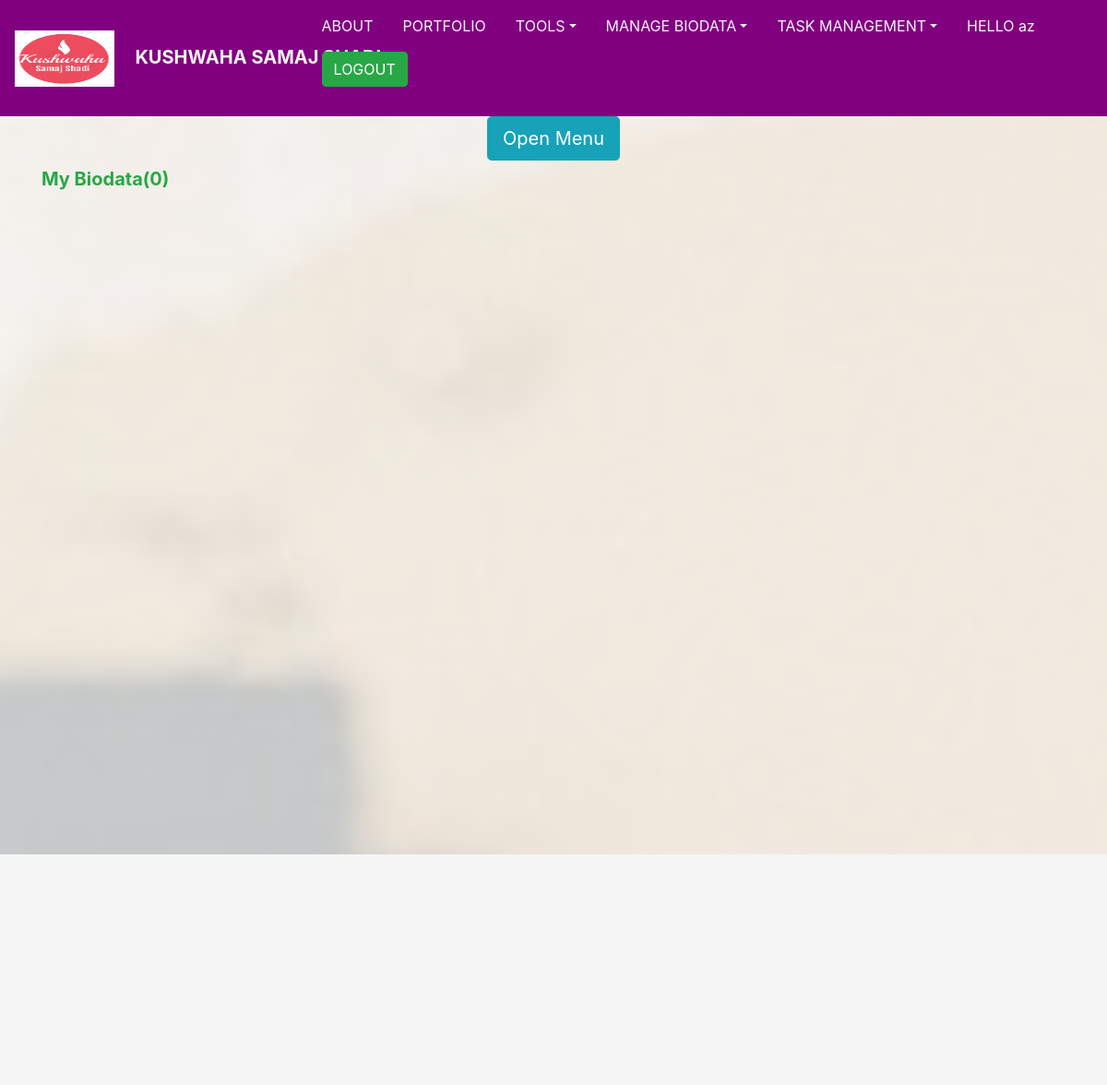
/mybiodata/ (signed in, upper part), run on an earlier commit of the app's database.
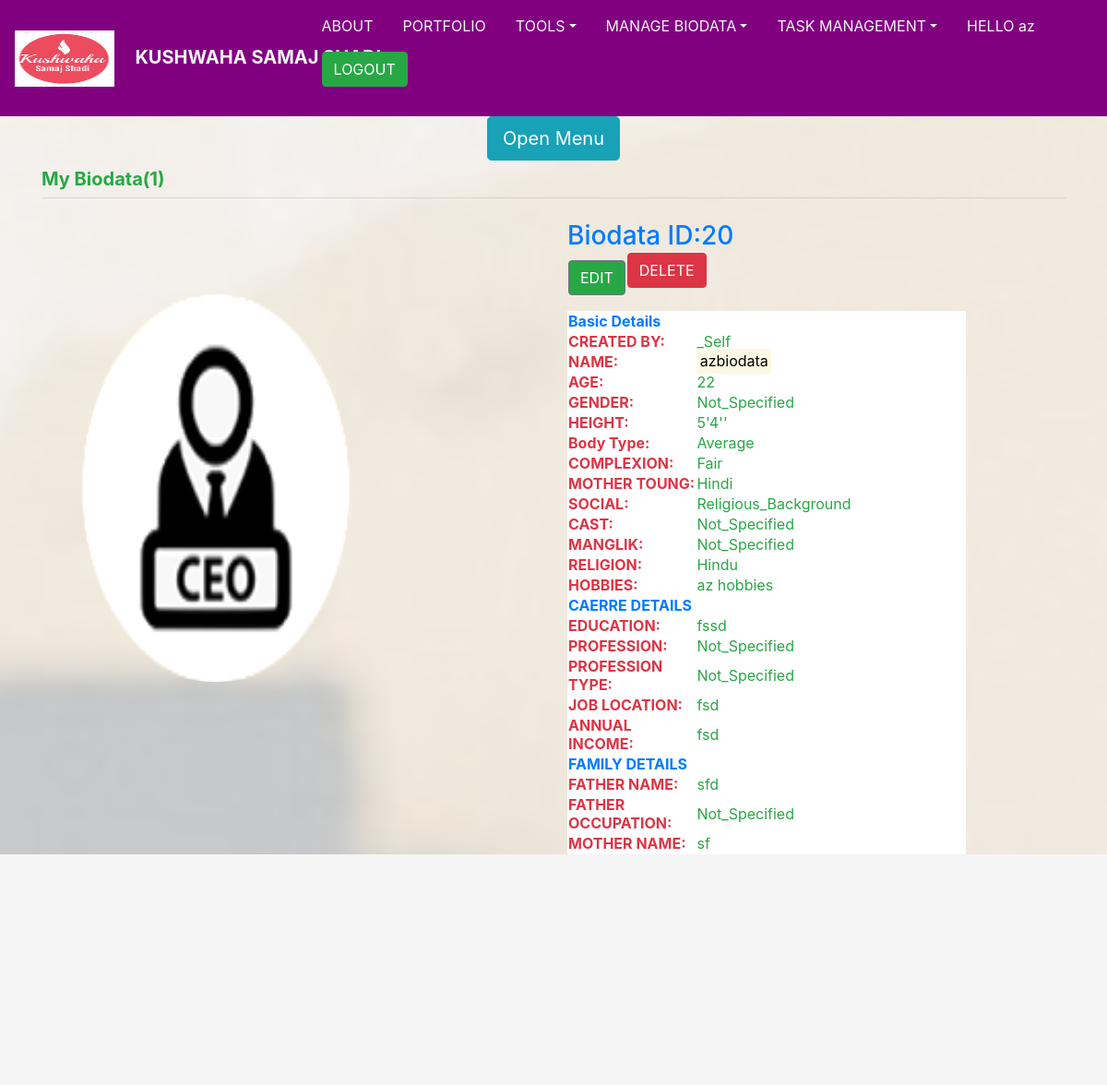
And on a later commit of the database.
### todo/models.py (models this page shows, shortened)
class MyBiodata(models.Model):
    class Marital(models.TextChoices):
        married='married'
        Never_married='Never_married'
        Not_Specified='Not_Specified'
    class Disabiliti(models.TextChoices):
        Yes='Yes'
        No='No'
        Not_Specified='Not_Specified'
    class Complexion(models.TextChoices):
        Fair='Fair'
        Milky_Fair='Milky_Fair'
        Very_Fair ='Very_Fair'
        Brown='Brown'
        Dark = 'Dark'
        Normal = 'Normal'
        Not_Specified='Not_Specified'
    class Diet(models.TextChoices):
        Vegitarian ='Vegitarian'
        Non_Vegetaria='Non_Vegetaria'
        Eagitarian='Eagitarian'
        Not_Specified='Not_Specified'
    class Contact(models.TextChoices):
        Visible_To_All='Visible_To_All'
        Visible_To_me='Visible_To_me'
        Hidden='Hidden'
        Not_Specified='Not_Specified'
    class Profession(models.TextChoices):
        Accountant ='Accountant'
        Teacher='Teacher'
        Technician='Technician'
        Laborer='Laborer'
        Banker='Banker'
        Farmer='Farmer'
        Shop_Keeper='Shop_Keeper'
        Business_Man ='Business_Man'
        Engineer='Engineer'
        Doctor='Doctor'
        Lawyer='Lawyer'
        others='others'
        Not_Specified='Not_Specified'
    class Religion(models.TextChoices):
        Hindu='Hindu'
        Muslim='Muslim'
        Sikh='Sikh'
        Parsi='Parsi'
        Not_Specified='Not_Specified'
    class CreatedBy(models.TextChoices):
        _Self='_Self'
        Parents='Parents'
        Friedns='Friedns'
        Relatives='Relatives'
        Others='Others'
        Not_Specified='Not_Specified'
    class BodyType(models.TextChoices):
        Slim = 'Slim'
        Average = 'Average'
        Fit = 'Fit'
        Healthy ='Healthy'
        Chubby ='Chubby'
        Fatty='Fatty'
        Not_Specified='Not_Specified'
    class MotherToung(models.TextChoices):
        Hindi='Hindi'
        English='English'
        Both='Both'
        Not_Specified='Not_Specified'
    class Social(models.TextChoices):
        Religious_Background='Religious_Background'
        Normal='Normal'
        Both='Both'
        Not_Specified='Not_Specified'
    class Cast(models.TextChoices):
        Kushwaha='Kushwaha'
        Maurya='Maurya'
        Shakya='Shakya'
        Saini='Saini'
        Not_Specified='Not_Specified'
    class ProfessionType(models.TextChoices):
        Private='Private'
        Government='Government'
        Semi_Govt='Semi_Govt'
        Contratual='Contratual'
        Others='Others'
        Not_Specified='Not_Specified'
    class MotherOccupation(models.TextChoices):
        House_wife='House_wife'
        Accountant ='Accountant'
        Teacher='Teacher'
        Technician='Technician'
        Laborer='Laborer'
        Banker='Banker'
        Farmer='Farmer'
        Shop_Keeper='Shop_Keeper'
        Business_Man ='Business_Man'
        Engineer='Engineer'
        Doctor='Doctor'
        others='others'
        Not_Specified='Not_Specified'
    class Gender(models.TextChoices):
        Female = 'Female'
        Male = 'Male'
        Not_Specified='Not_Specified'
    class Manglik(models.TextChoices):
        Yes = 'Yes'
        No = 'No'
        Not_Specified='Not_Specified'
    class Contact(models.TextChoices):
        Visible_To_All='Visible_To_All'
        Visible_To_ME='Visible_To_ME'
        Hidden='Hidden'
        Not_Specified='Not_Specified'
    class HideBiodata(models.TextChoices):
        Hidden='Hidden'
        Show='Show'
        Not_Specified='Not_Specified'
    user = models.ForeignKey(User,on_delete=models.CASCADE)
    username = models.CharField(max_length=100,blank=True)
    name = models.CharField(max_length=100,default="")
    age = models.PositiveIntegerField(default=22, validators=[MinValueValidator(18), MaxValueValidator(100)])
    created_by = models.CharField(choices=CreatedBy.choices,max_length=20,default=CreatedBy.Others)
    marital_Status = models.CharField(choices=Marital.choices,max_length=20,default=Marital.Never_married)
    gender = models.CharField(choices=Gender.choices,max_length=20,default=Gender.Not_Specified)
    hobbies = models.CharField(max_length=400,blank=True)
    mother_Toung = models.CharField(choices=MotherToung.choices,max_length=20,default=MotherToung.Hindi)
    social = models.CharField(choices=Social.choices,max_length=20,default=Social.Religious_Background)
    body_Type = models.CharField(choices=BodyType.choices,max_length=20,default=BodyType.Average)
    cast = models.CharField(choices=Cast.choices,max_length=20,default=Cast.Kushwaha)
    manglik = models.CharField(choices=Manglik.choices,max_length=20,default=Manglik.No)
    height = models.CharField(max_length=100,blank=True)
    physical_disability = models.CharField(choices=Disabiliti.choices,max_length=20,default=Disabiliti.No)
    body_Weight=models.IntegerField(default=60)
    complexion = models.CharField(choices=Complexion.choices,max_length=20,default=Complexion.Fair)
    DOB = models.CharField(max_length=100,blank=True)
    place = models.CharField(max_length=500,blank=True)
    religion = models.CharField(choices=Religion.choices,max_length=20,default=Religion.Hindu)
    diet =  models.CharField(choices=Diet.choices,max_length=20,default=Diet.Vegitarian)
    contact_number = models.CharField(max_length=50,blank=True)
    email_ID = models.CharField(max_length=100,blank=True)
    contact_privacy = models.CharField(choices=Contact.choices,max_length=20,default=Contact.Visible_To_All)
    father_name = models.CharField(max_length=100,default="")
    father_occupation = models.CharField(choices=Profession.choices,max_length=20,default=Profession.Not_Specified)
    mother_name = models.CharField(max_length=100,default="")
    mother_occupation = models.CharField(choices=MotherOccupation.choices,max_length=20,default=MotherOccupation.House_wife)
    family_details = models.CharField(max_length=500,blank=True)
    education = models.CharField(max_length=500,blank=True)
    profession = models.CharField(choices=Profession.choices,max_length=20,default=Profession.Not_Specified)
    profession_type = models.CharField(choices=ProfessionType.choices,max_length=20,default=ProfessionType.Not_Specified)
    job_location = models.CharField(max_length=500,blank=True)
    annual_Income = models.CharField(max_length=100,blank=True)
    about = models.CharField(max_length=500,blank=True)
    photo=ResizedImageField(size=[400, 360],quality=100,upload_to='todo/images/',default='default.jpg')
    created_at = models.DateTimeField(auto_now_add=True)
    last_updated_at = models.DateTimeField(null=True)
    deletedrow=models.BooleanField(default=False)
    contact_visibility = models.CharField(choices=Contact.choices,max_length=20,default=Contact.Visible_To_ME)
    email_visibility = models.CharField(choices=Contact.choices,max_length=20,default=Contact.Visible_To_ME)
    education_detail_visibility =models.CharField(choices=Contact.choices,max_length=20,default=Contact.Visible_To_All)
    address_detail_visibility=models.CharField(choices=Contact.choices,max_length=20,default=Contact.Visible_To_All)
    hide_profile =models.CharField(choices=HideBiodata.choices,max_length=20,default=HideBiodata.Show)

### todo/views.py (the view)
# urls.py: path('mybiodata/',views.mybiodatatodo,name='mybiodatatodo'),
@login_required
def mybiodatatodo(request):
    todos = MyBiodata.objects.filter(user=request.user,deletedrow=False).order_by('-id')
    return render(request,'todo/mybiodatatodos.html',{'todos':todos})

### todo/templates/todo/mybiodatatodos.html (shortened to what this page needs)
{% extends 'todo/base.html' %}
{% block content %}
{% load static %}
<div class="overlay">
  <div class="container">
        <div class="row justify-content-center">
          <div class="col-12">
          <div class="toggle"> {% include 'todo/modelpopuptodo.html' %} </div>
            <h5 class="mt-2 text-success font-weight-bold">My Biodata({{todos|length}})</h5>
  {%  for todo in todos %}
  <hr class="mt-0 mb-4">
  <div class="row ">
     <div class="col-lg-6 col-md-6 col-sm-6 about">
      <img style="max-width:100%;;height:420px;" src="{{todo.photo.url}}" class=""  alt="iMAGE NOT UPLOADEDS">
     </div>
     <div class="col-lg-6 col-md-6 col-sm-6 ">
      <h3 class="text-primary justify-content-center">Biodata ID:{{todo.id}}<table>
      <tr><td>
<button class="btn btn-outline-secondary  bg-success "><a target="_blank" style="text-decoration:none;color:#ffffff;" href="{% url 'viewmybiodatatodo' todo.id %}">EDIT</a></button>
</td><td><form method="POST" action="{% url 'mybiodatadeletetodo' todo.id %}">
<button type="submit" class="btn btn-danger">DELETE</button></td>
</form></tr></table>
      </h3>
        <table style="max-width:80%;background:white;" class=" table-responsive table-hover">
  <tbody>
    <th colspan="2" class="text-primary">Basic Details</th>
    {% if todo.created_by %}
        <tr>
          <td class="font-weight-bold text-danger  bg-active">CREATED BY:</td>
          <td class="text-success">{{todo.created_by}}</td>
        </tr>
    {% endif %}
{% if todo.name %}
    <tr>
      <td class="font-weight-bold text-danger bg-active">NAME:</td>
      <td class="text-success"><mark>{{todo.name}}</td>
    </tr>
{% endif %}
{% if todo.age %}
    <tr>
      <td class="font-weight-bold text-danger bg-active">AGE:</td>
      <td class="text-success">{{todo.age}}</td>
    </tr>
{% endif %}
{% if todo.gender %}
    <tr>
      <td class="font-weight-bold text-danger bg-active">GENDER:</td>
      <td class="text-success">{{todo.gender}}</td>
    </tr>
{% endif %}
{% if todo.height %}
    <tr>
      <td class="font-weight-bold text-danger bg-active">HEIGHT:</td>
      <td class="text-success">{{todo.height}}</td>
    </tr>
{% endif %}
{% if todo.body_Type %}
    <tr>
      <td class="font-weight-bold text-danger bg-active">Body Type:</td>
      <td class="text-success">{{todo.body_Type}}</td>
    </tr>
{% endif %}
{% if todo.complexion %}
    <tr>
      <td class="font-weight-bold text-danger bg-active">COMPLEXION:</td>
      <td class="text-success">{{todo.complexion}}</td>
    </tr>
{% endif %}
{% if todo.mother_Toung %}
    <tr>
      <td class="font-weight-bold text-danger bg-active">MOTHER TOUNG:</td>
      <td class="text-success">{{todo.mother_Toung}}</td>
    </tr>
{% endif %}
{% if todo.social %}
    <tr>
      <td class="font-weight-bold text-danger bg-active">SOCIAL:</td>
      <td class="text-success">{{todo.social}}</td>
    </tr>
{% endif %}
{% if todo.cast %}
    <tr>
      <td class="font-weight-bold text-danger bg-active">CAST:</td>
      <td class="text-success">{{todo.cast}}</td>
    </tr>
{% endif %}
{% if todo.manglik %}
    <tr>
      <td class="font-weight-bold text-danger bg-active">MANGLIK:</td>
      <td class="text-success">{{todo.manglik}}</td>
    </tr>
{% endif %}
{% if todo.religion %}
    <tr>
      <td class="font-weight-bold text-danger bg-active">RELIGION:</td>
      <td class="text-success">{{todo.religion}}</td>
    </tr>
{% endif %}
{% if todo.hobbies %}
    <tr>
      <td class="font-weight-bold text-danger bg-active">HOBBIES:</td>
      <td class="text-success">{{todo.hobbies}}</td>
    </tr>
{% endif %}
<th colspan="2" class="text-primary">CAERRE DETAILS</th>
{% if todo.education %}
    <tr>
      <td class="font-weight-bold text-danger bg-active">EDUCATION:</td>
      <td class="text-success">{{todo.education}}</td>
    </tr>
{% endif %}
{% if todo.profession %}
    <tr>
      <td class="font-weight-bold text-danger bg-active">PROFESSION:</td>
      <td class="text-success">{{todo.profession}}</td>
    </tr>
{% endif %}
{% if todo.profession_type %}
    <tr>
      <td class="font-weight-bold text-danger bg-active">PROFESSION TYPE:</td>
      <td class="text-success">{{todo.profession_type}}</td>
    </tr>
{% endif %}
{% if todo.job_location %}
    <tr>
      <td class="font-weight-bold text-danger bg-active">JOB LOCATION:</td>
      <td class="text-success">{{todo.job_location}}</td>
    </tr>
{% endif %}
{% if todo.annual_Income %}
    <tr>
      <td class="font-weight-bold text-danger bg-active">ANNUAL INCOME:</td>
      <td class="text-success">{{todo.annual_Income}}</td>
    </tr>
{% endif %}
<th colspan="2" class="text-primary">FAMILY DETAILS</th>
{% if todo.father_name %}
    <tr>
      <td class="font-weight-bold text-danger bg-active">FATHER NAME:</td>
      <td class="text-success">{{todo.father_name}}</td>
    </tr>
{% endif %}
{% if todo.father_occupation %}
    <tr>
      <td class="font-weight-bold text-danger bg-active">FATHER OCCUPATION:</td>
      <td class="text-success">{{todo.father_occupation}}</td>
    </tr>
{% endif %}
{% if todo.mother_name %}
    <tr>
      <td class="font-weight-bold text-danger bg-active">MOTHER NAME:</td>
      <td class="text-success">{{todo.mother_name}}</td>
    </tr>
{% endif %}
{% if todo.mother_occupation %}
    <tr>
      <td class="font-weight-bold text-danger bg-active">MOTHER OCCUPATION:</td>
      <td class="text-success">{{todo.mother_occupation}}</td>
    </tr>
{% endif %}
  </tbody>
</table>
     </div>
    </div>
  {% endfor %}
  </div></div></div></div>
{% endblock %}

### todo/templates/todo/base.html (shortened to what this page needs)
<link rel="stylesheet" href="https://stackpath.bootstrapcdn.com/bootstrap/4.5.2/css/bootstrap.min.css">
  <link rel="stylesheet" href="http://fortawesome.github.io/Font-Awesome/assets/font-awesome/css/font-awesome.css">
<link rel="stylesheet" href="https://cdnjs.cloudflare.com/ajax/libs/font-awesome/4.7.0/css/font-awesome.min.css">
 <link rel="stylesheet" href="https://stackpath.bootstrapcdn.com/bootstrap/4.1.3/css/bootstrap.min.css">
{% load static %}
 <link rel="stylesheet" type="text/css" href="{% static 'todo/css/main.css' %}">
 <nav class="navbar navbar-expand-lg  ">
 <a class="navbar-brand " href="{% url 'home' %}"><img src="{% static 'todo/logo.PNG' %}" width="35%" height="61px">&nbsp &nbsp  <b clss="nav-link">KUSHWAHA SAMAJ SHADI</b></a>
<div class="collapse navbar-collapse " id="navbarSupportedContent">     <ul class="nav navbar-nav mr-4">
 <li class="nav-item">
     <a class="nav-link" data-value="about" href="{% url 'abouttodo' %}">ABOUT</a>        </li>
<li class="nav-item">
    <a class="nav-link " data-value="portfolio"href="{% url 'portfoliotodo' %}">PORTFOLIO</a>
 </li>
 <li class="nav-item dropdown">
     <a class="nav-link dropdown-toggle" data-toggle="dropdown" data-value="portfolio" href="#">TOOLS</a>
  </li>
  <li class="nav-item dropdown">
      <a class="nav-link dropdown-toggle" data-toggle="dropdown" data-value="portfolio" href="#">MANAGE BIODATA</a>
   </li>
 {% if user.is_authenticated %}
 <li class="nav-item dropdown">
     <a class="nav-link dropdown-toggle" data-toggle="dropdown" data-value="portfolio" href="#">TASK MANAGEMENT</a>
  </li>
  <li class="nav-item "><a class="nav-link " data-value="blog" href="{% url 'myprofiletodo' %}">HELLO {{user.username}}</a></li>
 <li class="nav-item">
  <a class="nav-link " data-value="contact" href="{% url 'completedtodos' %}"><form  action="{% url 'logoutuser' %}" method="POST">
    <button type="submit" class="btn btn-success">LOGOUT</button>
  </form></a>       </li>
</ul>
 {% endif %}
</div></nav>
<div class="content overflow-auto" id="content" style="background-image: url('{% static 'todo/background2.jpg' %}');background-attachment: fixed;
 background-size: cover;
 background-position: center;">
{% block content %}{% endblock %}
</div>
{% include 'todo/slidershow2.html' %}
{% include 'todo/footer.html' %}

### todo/templates/todo/modelpopuptodo.html (shortened to what this page needs)
<center>
    <button type="button" class="btn btn-info btn-lg" data-toggle="modal" data-target="#MyPopup">
        Open Menu</button>
</center>

### todo/templates/todo/slidershow2.html (shortened to what this page needs)
<div class="slider" id="main-slider">
	<div class="slider-wrapper">
		<div class="slide" data-image="http://lorempixel.com/1024/400/business"></div>
	</div>
</div>

### todo/templates/todo/ceobase.html (shortened to what this page needs)
{% load static %}

### todo/templates/todo/personalizedservicebase.html (shortened to what this page needs)
{% load static %}

### todo/templates/todo/ourservicebase.html (shortened to what this page needs)
{% load static %}

### todo/templates/todo/footer.html (shortened to what this page needs)
<link rel="stylesheet" href="https://stackpath.bootstrapcdn.com/bootstrap/4.5.2/css/bootstrap.min.css">
{% load static %}

What changed in the data, as far as the page shows it:
added MyBiodata: photo (picture), id "20", created_by "_Self", name "azbiodata", age "22", gender "Not_Specified", height "5'4''", body_Type "Average", complexion "Fair", mother_Toung "Hindi", social "Religious_Background", cast "Not_Specified", manglik "Not_Specified", religion "Hindu", hobbies "az hobbies", education "fssd", profession "Not_Specified", profession_type "Not_Specified", job_location "fsd", annual_Income "fsd", father_name "sfd", father_occupation "Not_Specified", mother_name "sf"
Also different on the page:
{{ todos|length }}: "0" → "1"
